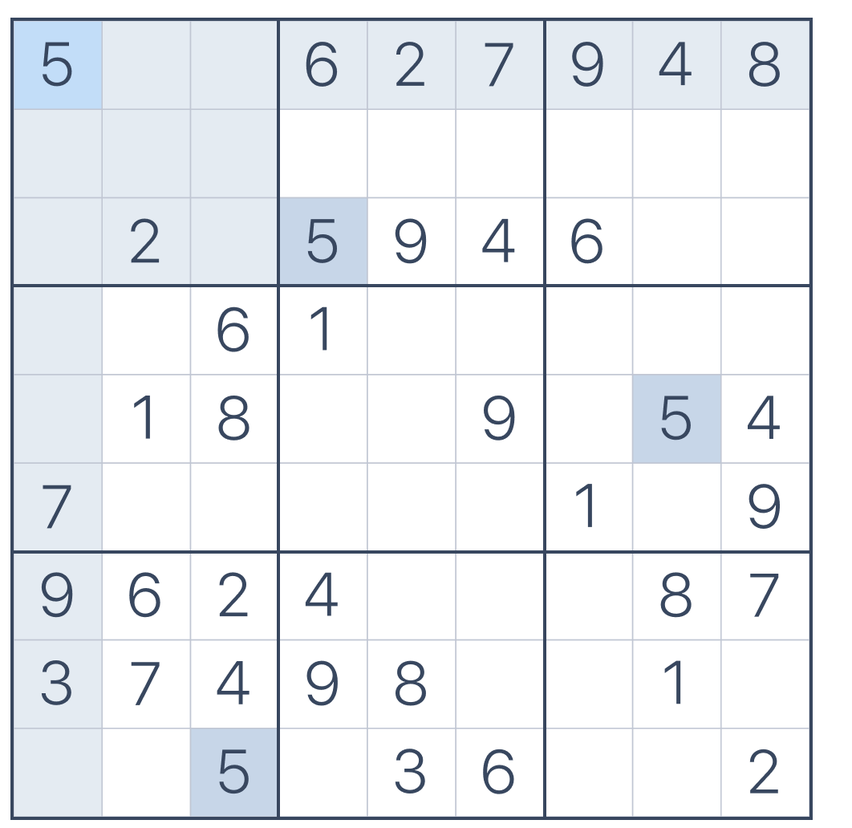
#> input picture puzzle.png, 852 x 828 px, shrunk from 1062 x 1032 before the run
$ python -i puzzle_loader.py   (imports and definitions only)
#> lines starting #> are read from the running program, lines starting #| are printed output that depends on the picture; after the words box and inside, x2 and y2 are one past the last pixel; in counts of white or black regions, pixels touching at a corner belong together
import pytesseract
import cv2
import numpy as np
import copy

class Puzzle_Loader:
    CELL_CUTOFF_PERCENTAGE = 0.05 # percentage of cell size that should be cut off from top and left sides of cell image to prevent borders from being in image

    def __init__(self):
        self.board_image = np.zeros((1,1,3), np.uint8)
        self.cell_height = 0
        self.cell_width = 0
        self.top_left_corner = (0,0)
        self.width = 0
        self.height = 0

    def compare(self, first, second):
        if (len(first) != len(second)):
            return False
        for i in range(len(first)):
            if (first[i] != second[i]):
                return False
        return True

    def crop_board(self, img):
        self.width = img.shape[1]
#> self.width = 852
        self.height = img.shape[0]
#> self.height = 828
        top_border = 0
        bottom_border = 0
        right_border = 0
        left_border = 0

        for i in range(self.height):
            if not self.compare(img[i, int(self.width/2)], [255,255,255]):
                #print("Found top border at: " + str(i))
                top_border = i
                break

        for i in reversed(range(self.height)):
            if not self.compare(img[i, int(self.width/2)], [255,255,255]):
                #print("Found bottom border at: " + str(i))
                bottom_border = i
                break

        for i in range(self.width):
            if not self.compare(img[int(self.height/2), i], [255,255,255]):
                #print("Found left border at: " + str(i))
                left_border = i
                break

        for i in reversed(range(self.width)):
            if not self.compare(img[int(self.height/2), i], [255,255,255]):
                #print("Found right border at: " + str(i))
                right_border = i
                break

        return img[top_border:bottom_border, left_border:right_border]
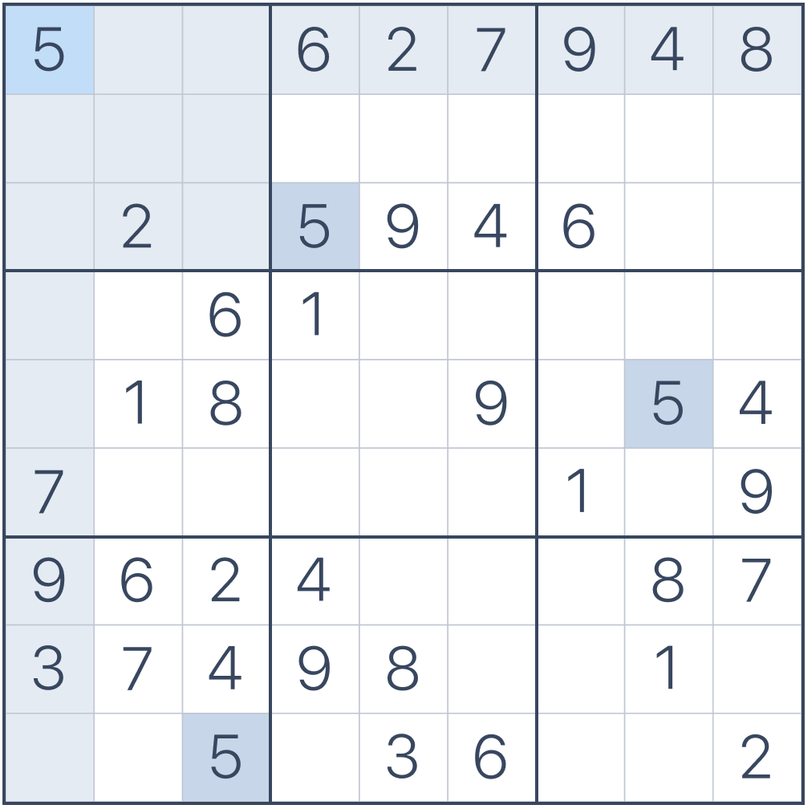
#> returned value: shape (805, 806, 3); mean of channels 0, 1, 2 241.3, 237.2, 233.8; drawn as B, G, R

    def get_cell_info(self):
        top = -1
        bottom = -1
        left = -1
        right = -1

       #offset = int(self.height / 18) #approx "center" of the cell, doesn't have to be exact at all, just somewhere away from the edge of the cell
        offset = int(self.width / 88)
#> offset = 9

        prev = self.board_image[1,offset]
#> prev = [255, 255, 255]

        #dup = copy.copy(self.board_image)

        i = 1
        while i <= self.height:
            #dup[i,offset] = [0, 255, 0]
            #cv2.imshow("dup", dup)
            #cv2.waitKey(0)
            if (top == -1 and not self.compare(prev, self.board_image[i, offset])):
                #print("Found top border at: " + str(i))
                top = i
                i+=offset
            elif (not self.compare(prev, self.board_image[i,offset])):
                #print("Found bottom border at: " + str(i))
                bottom = i-1
                break
            prev = self.board_image[i,offset]
            i+=1
#> this loop made 83 passes
#> prev on passes 1 to 12: [255, 255, 255], [248, 221, 194], [248, 221, 194], [248, 221, 194], [248, 221, 194], [248, 221, 194], [248, 221, 194], [248, 221, 194], [248, 221, 194], [248, 221, 194], [248, 221, 194], [248, 221, 194]
#> bottom on pass 83: 91
#> after the loop, i = 92; top = 2

        prev = self.board_image[offset,1]
#> prev = [255, 255, 255]
        i = 1
        while i <= self.width:
            #dup[offset,i] = [0, 255, 0]
            #cv2.imshow("dup", dup)
            #cv2.waitKey(0)
            if (left == -1 and not self.compare(prev, self.board_image[offset,i])):
                #print("Found left border at: " + str(i))
                left = i
                i+=offset
            elif (not self.compare(prev, self.board_image[offset,i])):
                #print("Found right border at: " + str(i))
                right = i-1
                break
            prev = self.board_image[offset,i]
            i+=1
#> this loop made 83 passes
#> (left, i, prev) on pass 2: (2, 12, [248, 221, 194])
#> after the loop, i = 92; left = 2

        self.cell_height = bottom - top
#> self.cell_height = 89
        self.cell_width = right - left
#> self.cell_width = 89
        self.top_left_corner = (top, left)
#> self.top_left_corner = (2, 2)

    def get_all_cells_as_images(self):
        cutoff_pixels = int(self.cell_height * Puzzle_Loader.CELL_CUTOFF_PERCENTAGE)
#> cutoff_pixels = 4
        board = []
        cell_count = 0
        row_top= self.top_left_corner[0]
#> row_top = 2
        row_left = self.top_left_corner[1]
#> row_left = 2
        for i in range(row_top, self.height, self.cell_height + 2):
            row = []
            for j in range(row_left, self.width, self.cell_width + 2):
                cell = self.board_image[(i + cutoff_pixels):(i + self.cell_height), (j + cutoff_pixels):(j + self.cell_width)]
                row.append(cell)
                cell_count += 1
                if (cell_count % 9 == 0):
                   break
            board.append(row)
            if (cell_count == 81):
                break
#> after the loop, board = 9 items; cell_count = 81

        return board

    def load_puzzle(self, puzzle_name):
        print("Loading puzzle from image! Please wait...")

        self.board_image = self.crop_board(cv2.imread(puzzle_name))
        self.get_cell_info()
        cell_images = self.get_all_cells_as_images()
#> cell_images = 9 items

        board = []
        count = 0

        for image_row in cell_images:
            row = []
            for image in image_row:
                #cv2.imshow("image", image)
                #cv2.waitKey(0)
                count+=1
                pre_processed = self.pre_process(image)
                #cv2.imshow("pre_processed", pre_processed)
                #cv2.waitKey(0)

                cell = pytesseract.image_to_string(pre_processed, lang='osd', config="-c tessedit_char_whitelist=123456789 --psm 10")
                if (len(cell) == 0):
                    row.append(0)
                else:
                    value = int(cell.strip())

                    #this is my current, SUPER non-elegant solution to the OCR incorrectly detecting a 1 as a 7, will fix OCR Later
                    #this is the only thing needing to be fixed
                    if (value == 7):
                        cv2.imshow("Clarification Needed", pre_processed)
                        cv2.waitKey(0)
                        value = int(input("What number is this: "))

                    print(str(value))
                    row.append(value)

            board.append(row)
#> this loop made 1 pass
#> pass 1, in pre_process, `gray = cv2.cvtColor(img, cv2.COLOR_BGR2GRAY)`:
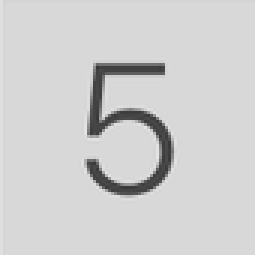
#> gray: shape (85, 85) (shown 3 times larger); min 53, max 228, mean 207.5
#> pass 1, in pre_process, `blur = cv2.GaussianBlur(gray, (3,3), 0)`:
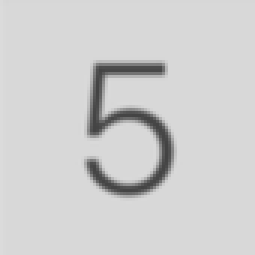
#> blur: shape (85, 85) (shown 3 times larger); min 67, max 219, mean 207.5
#> pass 1, in pre_process, `thresh = cv2.threshold(blur, 0, 255, cv2.THRESH_BINARY_INV + cv2.THRES..`:
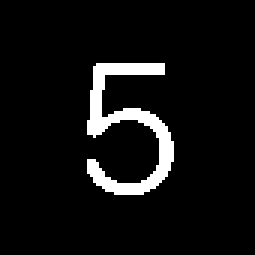
#> thresh: shape (85, 85) (shown 3 times larger); 6.4% white; 1 white region, box (x1, y1, x2, y2) and area: (29, 21, 58, 65) 464
#> after the loop:
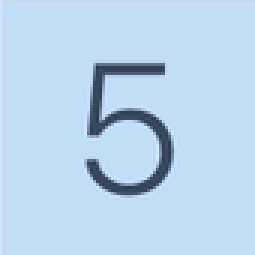
#> image: shape (85, 85, 3) (shown 3 times larger); mean of channels 0, 1, 2 238.9, 212.2, 186.1; drawn as B, G, R
#> after the loop: pre_processed: shape (85, 85); 93.6% white; 1 black region, box (x1, y1, x2, y2) and area: (29, 21, 58, 65) 463
#> after the loop, board = []; count = 1

        print("Puzzle loaded!")
        return board

#pre-process image of number for OCR
    def pre_process(self, img):
        gray = cv2.cvtColor(img, cv2.COLOR_BGR2GRAY)
        blur = cv2.GaussianBlur(gray, (3,3), 0)
        thresh = cv2.threshold(blur, 0, 255, cv2.THRESH_BINARY_INV + cv2.THRESH_OTSU)[1]
        kernel = cv2.getStructuringElement(cv2.MORPH_RECT, (3,3))
        opening = cv2.morphologyEx(thresh, cv2.MORPH_OPEN, kernel, iterations=1)
        invert = 255 - opening
        return invert

#> (the run stopped early here; a loop or call above may not have finished)
